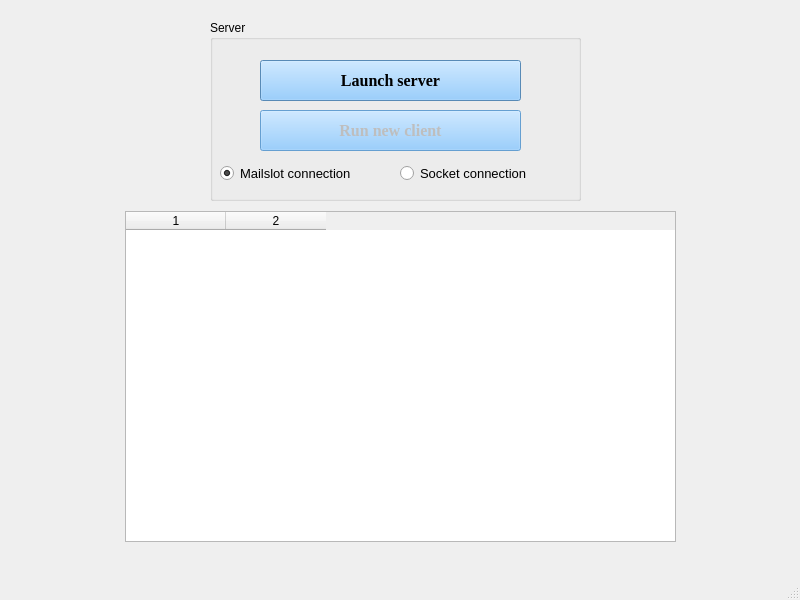
<?xml version="1.0" encoding="UTF-8"?>
<ui version="4.0">
 <class>MainWindow</class>
 <widget class="QMainWindow" name="MainWindow">
  <property name="geometry">
   <rect>
    <x>0</x>
    <y>0</y>
    <width>800</width>
    <height>600</height>
   </rect>
  </property>
  <property name="windowTitle">
   <string>Server</string>
  </property>
  <widget class="QWidget" name="centralwidget">
   <widget class="QGroupBox" name="groupBox">
    <property name="geometry">
     <rect>
      <x>210</x>
      <y>20</y>
      <width>371</width>
      <height>181</height>
     </rect>
    </property>
    <property name="title">
     <string>Server</string>
    </property>
    <widget class="QPushButton" name="launchButton">
     <property name="geometry">
      <rect>
       <x>50</x>
       <y>40</y>
       <width>261</width>
       <height>41</height>
      </rect>
     </property>
     <property name="font">
      <font>
       <family>Times New Roman</family>
       <pointsize>12</pointsize>
       <italic>false</italic>
       <bold>true</bold>
      </font>
     </property>
     <property name="styleSheet">
      <string notr="true">font: 700 12pt &quot;Times New Roman&quot;;
background-color: rgb(123, 193, 255);</string>
     </property>
     <property name="text">
      <string>Launch server</string>
     </property>
    </widget>
    <widget class="QPushButton" name="runClientButton">
     <property name="enabled">
      <bool>false</bool>
     </property>
     <property name="geometry">
      <rect>
       <x>50</x>
       <y>90</y>
       <width>261</width>
       <height>41</height>
      </rect>
     </property>
     <property name="font">
      <font>
       <family>Times New Roman</family>
       <pointsize>12</pointsize>
       <italic>false</italic>
       <bold>true</bold>
      </font>
     </property>
     <property name="styleSheet">
      <string notr="true">font: 700 12pt &quot;Times New Roman&quot;;
background-color: rgb(123, 193, 255);</string>
     </property>
     <property name="text">
      <string>Run new client</string>
     </property>
    </widget>
    <widget class="QRadioButton" name="mailslotRadioButton">
     <property name="geometry">
      <rect>
       <x>10</x>
       <y>140</y>
       <width>181</width>
       <height>26</height>
      </rect>
     </property>
     <property name="sizePolicy">
      <sizepolicy hsizetype="Minimum" vsizetype="Maximum">
       <horstretch>0</horstretch>
       <verstretch>0</verstretch>
      </sizepolicy>
     </property>
     <property name="font">
      <font>
       <pointsize>10</pointsize>
      </font>
     </property>
     <property name="text">
      <string>Mailslot connection</string>
     </property>
     <property name="checked">
      <bool>true</bool>
     </property>
    </widget>
    <widget class="QRadioButton" name="socketRadioButton">
     <property name="geometry">
      <rect>
       <x>190</x>
       <y>140</y>
       <width>171</width>
       <height>26</height>
      </rect>
     </property>
     <property name="sizePolicy">
      <sizepolicy hsizetype="Minimum" vsizetype="Maximum">
       <horstretch>0</horstretch>
       <verstretch>0</verstretch>
      </sizepolicy>
     </property>
     <property name="font">
      <font>
       <pointsize>10</pointsize>
      </font>
     </property>
     <property name="text">
      <string>Socket connection</string>
     </property>
    </widget>
   </widget>
   <widget class="QTableWidget" name="tableWidget">
    <property name="geometry">
     <rect>
      <x>125</x>
      <y>211</y>
      <width>551</width>
      <height>331</height>
     </rect>
    </property>
    <property name="columnCount">
     <number>2</number>
    </property>
    <column/>
    <column/>
   </widget>
  </widget>
  <widget class="QMenuBar" name="menubar">
   <property name="geometry">
    <rect>
     <x>0</x>
     <y>0</y>
     <width>800</width>
     <height>22</height>
    </rect>
   </property>
  </widget>
  <widget class="QStatusBar" name="statusbar"/>
 </widget>
 <resources/>
 <connections/>
</ui>
